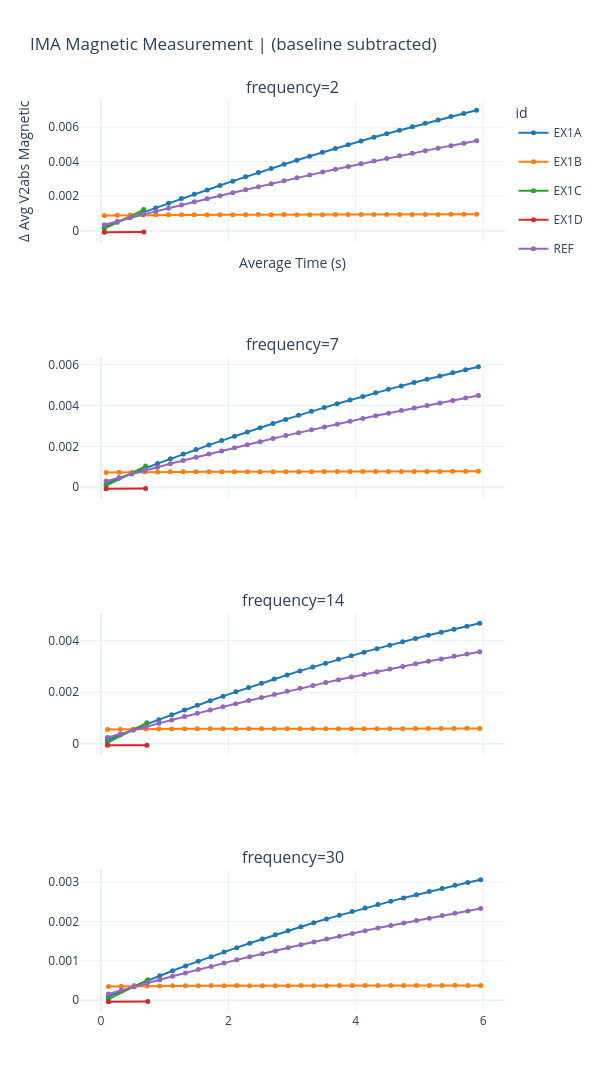

Notebook source saved alongside this figure:
### Code cell
# Cell 6 – Facet by ID
# One subplot per sample ID, single frequency
fig = plot_magnetic_vs_time(
    df_sub,
    facet_by=["frequency",None],
    #filter_frequency=2,
    color_by="id",
    use_baseline_subtracted=True,
    show_error_bars=False,
)
fig.update_layout(width=600, height=1200)
fig.show()
